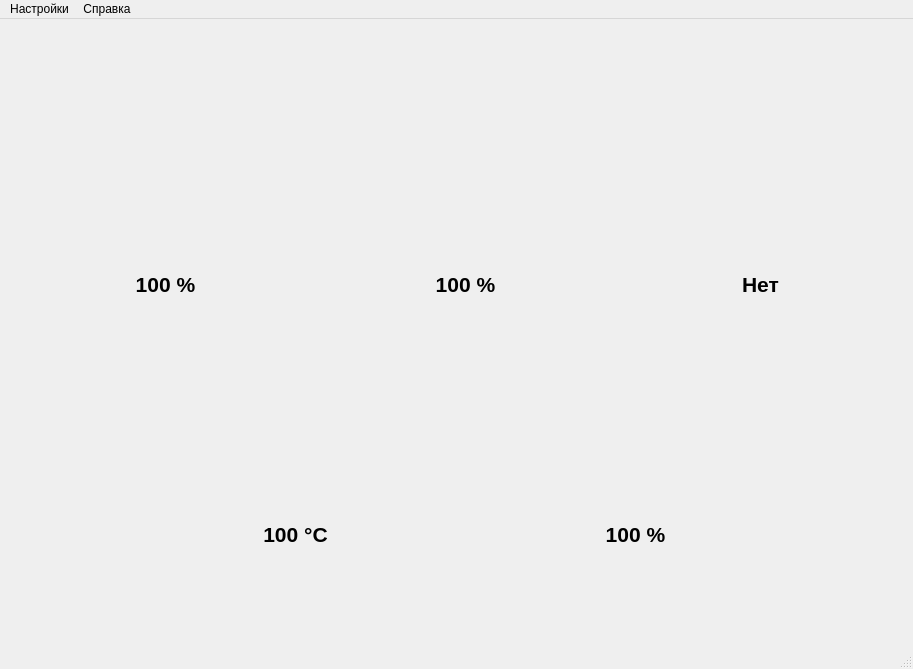
<?xml version="1.0" encoding="UTF-8"?>
<ui version="4.0">
 <class>MainWindow</class>
 <widget class="QMainWindow" name="MainWindow">
  <property name="geometry">
   <rect>
    <x>0</x>
    <y>0</y>
    <width>913</width>
    <height>669</height>
   </rect>
  </property>
  <property name="windowTitle">
   <string>Multistation</string>
  </property>
  <widget class="QWidget" name="centralwidget">
   <widget class="QLabel" name="background">
    <property name="geometry">
     <rect>
      <x>0</x>
      <y>-10</y>
      <width>1591</width>
      <height>671</height>
     </rect>
    </property>
    <property name="text">
     <string/>
    </property>
    <property name="pixmap">
     <pixmap resource="resources.qrc">:/resources/themes/Dark/ui_ru_RU.jpg</pixmap>
    </property>
   </widget>
   <widget class="QLabel" name="label_gas">
    <property name="geometry">
     <rect>
      <x>120</x>
      <y>250</y>
      <width>91</width>
      <height>31</height>
     </rect>
    </property>
    <property name="font">
     <font>
      <pointsize>16</pointsize>
      <weight>75</weight>
      <bold>true</bold>
     </font>
    </property>
    <property name="text">
     <string>100 %</string>
    </property>
    <property name="scaledContents">
     <bool>false</bool>
    </property>
    <property name="alignment">
     <set>Qt::AlignCenter</set>
    </property>
   </widget>
   <widget class="QLabel" name="label_photoresistor">
    <property name="geometry">
     <rect>
      <x>420</x>
      <y>250</y>
      <width>91</width>
      <height>31</height>
     </rect>
    </property>
    <property name="font">
     <font>
      <pointsize>16</pointsize>
      <weight>75</weight>
      <bold>true</bold>
     </font>
    </property>
    <property name="text">
     <string>100 %</string>
    </property>
    <property name="scaledContents">
     <bool>false</bool>
    </property>
    <property name="alignment">
     <set>Qt::AlignCenter</set>
    </property>
   </widget>
   <widget class="QLabel" name="label_motion">
    <property name="geometry">
     <rect>
      <x>720</x>
      <y>250</y>
      <width>81</width>
      <height>31</height>
     </rect>
    </property>
    <property name="font">
     <font>
      <pointsize>16</pointsize>
      <weight>75</weight>
      <bold>true</bold>
     </font>
    </property>
    <property name="text">
     <string>Нет</string>
    </property>
    <property name="scaledContents">
     <bool>false</bool>
    </property>
    <property name="alignment">
     <set>Qt::AlignCenter</set>
    </property>
   </widget>
   <widget class="QLabel" name="label_temp">
    <property name="geometry">
     <rect>
      <x>250</x>
      <y>500</y>
      <width>91</width>
      <height>31</height>
     </rect>
    </property>
    <property name="font">
     <font>
      <pointsize>16</pointsize>
      <weight>75</weight>
      <bold>true</bold>
     </font>
    </property>
    <property name="text">
     <string>100 °C</string>
    </property>
    <property name="scaledContents">
     <bool>false</bool>
    </property>
    <property name="alignment">
     <set>Qt::AlignCenter</set>
    </property>
   </widget>
   <widget class="QLabel" name="label_humidity">
    <property name="geometry">
     <rect>
      <x>590</x>
      <y>500</y>
      <width>91</width>
      <height>31</height>
     </rect>
    </property>
    <property name="font">
     <font>
      <pointsize>16</pointsize>
      <weight>75</weight>
      <bold>true</bold>
     </font>
    </property>
    <property name="text">
     <string>100 %</string>
    </property>
    <property name="scaledContents">
     <bool>false</bool>
    </property>
    <property name="alignment">
     <set>Qt::AlignCenter</set>
    </property>
   </widget>
   <widget class="QPushButton" name="details_pushButton">
    <property name="geometry">
     <rect>
      <x>230</x>
      <y>460</y>
      <width>131</width>
      <height>111</height>
     </rect>
    </property>
    <property name="cursor">
     <cursorShape>OpenHandCursor</cursorShape>
    </property>
    <property name="styleSheet">
     <string notr="true">background: transparent;</string>
    </property>
    <property name="text">
     <string/>
    </property>
    <property name="default">
     <bool>false</bool>
    </property>
    <property name="flat">
     <bool>true</bool>
    </property>
   </widget>
   <widget class="QPushButton" name="details_pushButton_2">
    <property name="geometry">
     <rect>
      <x>570</x>
      <y>460</y>
      <width>131</width>
      <height>111</height>
     </rect>
    </property>
    <property name="cursor">
     <cursorShape>OpenHandCursor</cursorShape>
    </property>
    <property name="styleSheet">
     <string notr="true">background: transparent;</string>
    </property>
    <property name="text">
     <string/>
    </property>
    <property name="flat">
     <bool>true</bool>
    </property>
   </widget>
  </widget>
  <widget class="QMenuBar" name="menubar">
   <property name="geometry">
    <rect>
     <x>0</x>
     <y>0</y>
     <width>913</width>
     <height>21</height>
    </rect>
   </property>
   <widget class="QMenu" name="settings">
    <property name="title">
     <string>Настройки</string>
    </property>
    <widget class="QMenu" name="menu_lang">
     <property name="title">
      <string>Язык...</string>
     </property>
     <property name="icon">
      <iconset resource="resources.qrc">
       <normaloff>:/resources/icons/icons8-language-64.png</normaloff>:/resources/icons/icons8-language-64.png</iconset>
     </property>
     <addaction name="action_lang_ru"/>
     <addaction name="action_lang_en"/>
    </widget>
    <widget class="QMenu" name="menu_units">
     <property name="title">
      <string>Единицы измерения...</string>
     </property>
     <property name="icon">
      <iconset resource="resources.qrc">
       <normaloff>:/resources/icons/icons8-substitute-64.png</normaloff>:/resources/icons/icons8-substitute-64.png</iconset>
     </property>
     <addaction name="action_units_c"/>
     <addaction name="action_units_f"/>
     <addaction name="action_units_k"/>
    </widget>
    <widget class="QMenu" name="menu_theme">
     <property name="title">
      <string>Тема...</string>
     </property>
     <property name="icon">
      <iconset resource="resources.qrc">
       <normaloff>:/resources/icons/icons8-theme-50.png</normaloff>:/resources/icons/icons8-theme-50.png</iconset>
     </property>
     <addaction name="action_theme_dark"/>
     <addaction name="action_theme_bluish"/>
     <addaction name="action_theme_cloudy"/>
     <addaction name="action_theme_burgundy"/>
     <addaction name="action_theme_sunrise"/>
     <addaction name="action_theme_rosy"/>
    </widget>
    <addaction name="menu_theme"/>
    <addaction name="menu_units"/>
    <addaction name="menu_lang"/>
    <addaction name="action_connect"/>
    <addaction name="action_limits"/>
    <addaction name="separator"/>
    <addaction name="action_exit"/>
   </widget>
   <widget class="QMenu" name="info">
    <property name="title">
     <string>Справка</string>
    </property>
    <addaction name="action_info_app"/>
   </widget>
   <addaction name="settings"/>
   <addaction name="info"/>
  </widget>
  <widget class="QStatusBar" name="statusbar"/>
  <action name="action_exit">
   <property name="text">
    <string>Выход</string>
   </property>
   <property name="shortcut">
    <string>Ctrl+Q</string>
   </property>
  </action>
  <action name="action_lang_ru">
   <property name="checkable">
    <bool>true</bool>
   </property>
   <property name="checked">
    <bool>true</bool>
   </property>
   <property name="text">
    <string>Русский язык</string>
   </property>
  </action>
  <action name="action_lang_en">
   <property name="checkable">
    <bool>true</bool>
   </property>
   <property name="text">
    <string>Английский язык</string>
   </property>
  </action>
  <action name="action_units_c">
   <property name="checkable">
    <bool>true</bool>
   </property>
   <property name="checked">
    <bool>true</bool>
   </property>
   <property name="text">
    <string>Градус Цельсия - °C</string>
   </property>
  </action>
  <action name="action_units_f">
   <property name="checkable">
    <bool>true</bool>
   </property>
   <property name="text">
    <string>Градус Фаренгейта - °F</string>
   </property>
  </action>
  <action name="action_units_k">
   <property name="checkable">
    <bool>true</bool>
   </property>
   <property name="text">
    <string>Кельвины - К</string>
   </property>
  </action>
  <action name="action_info_app">
   <property name="icon">
    <iconset resource="resources.qrc">
     <normaloff>:/resources/icons/icons8-about-50.png</normaloff>:/resources/icons/icons8-about-50.png</iconset>
   </property>
   <property name="text">
    <string>О программе...</string>
   </property>
   <property name="shortcut">
    <string>F1</string>
   </property>
  </action>
  <action name="action_theme_dark">
   <property name="checkable">
    <bool>true</bool>
   </property>
   <property name="checked">
    <bool>true</bool>
   </property>
   <property name="text">
    <string>Тема Dark</string>
   </property>
  </action>
  <action name="action_theme_bluish">
   <property name="checkable">
    <bool>true</bool>
   </property>
   <property name="text">
    <string>Тема Bluish</string>
   </property>
  </action>
  <action name="action_theme_cloudy">
   <property name="checkable">
    <bool>true</bool>
   </property>
   <property name="text">
    <string>Тема Cloudy</string>
   </property>
  </action>
  <action name="action_theme_burgundy">
   <property name="checkable">
    <bool>true</bool>
   </property>
   <property name="text">
    <string>Тема Burgundy</string>
   </property>
  </action>
  <action name="action_theme_sunrise">
   <property name="checkable">
    <bool>true</bool>
   </property>
   <property name="text">
    <string>Тема Sunrise</string>
   </property>
  </action>
  <action name="action_theme_rosy">
   <property name="checkable">
    <bool>true</bool>
   </property>
   <property name="text">
    <string>Тема Rosy</string>
   </property>
  </action>
  <action name="action_connect">
   <property name="icon">
    <iconset resource="resources.qrc">
     <normaloff>:/resources/icons/icons8-server-50.png</normaloff>:/resources/icons/icons8-server-50.png</iconset>
   </property>
   <property name="text">
    <string>Подключение...</string>
   </property>
   <property name="shortcut">
    <string>Ctrl+N</string>
   </property>
  </action>
  <action name="action_limits">
   <property name="icon">
    <iconset resource="resources.qrc">
     <normaloff>:/resources/icons/icons8-budget-limit-50.png</normaloff>:/resources/icons/icons8-budget-limit-50.png</iconset>
   </property>
   <property name="text">
    <string>Пределы срабатывания...</string>
   </property>
   <property name="shortcut">
    <string>Ctrl+L</string>
   </property>
  </action>
 </widget>
 <resources>
  <include location="resources.qrc"/>
 </resources>
 <connections/>
</ui>
